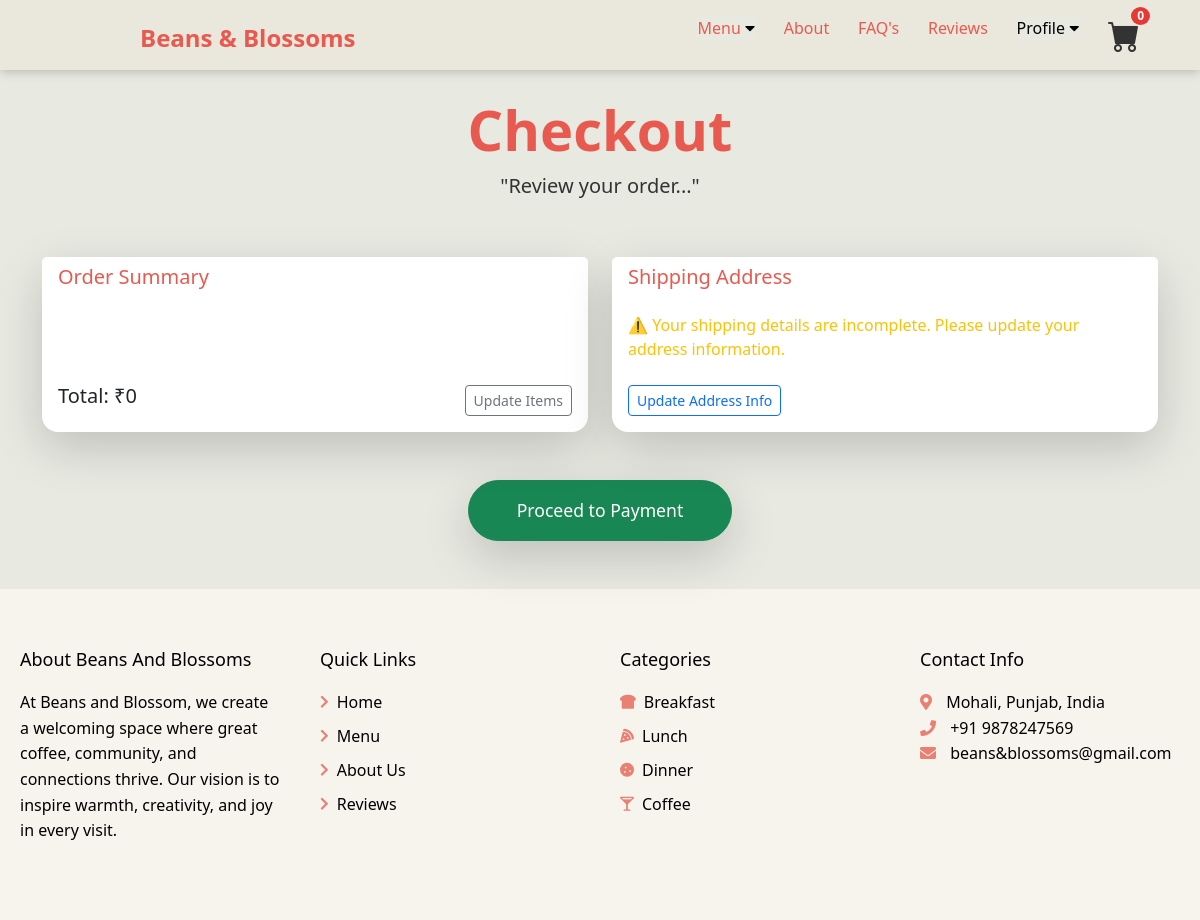
Before: /cart/checkout/ (signed in) with the older database file.
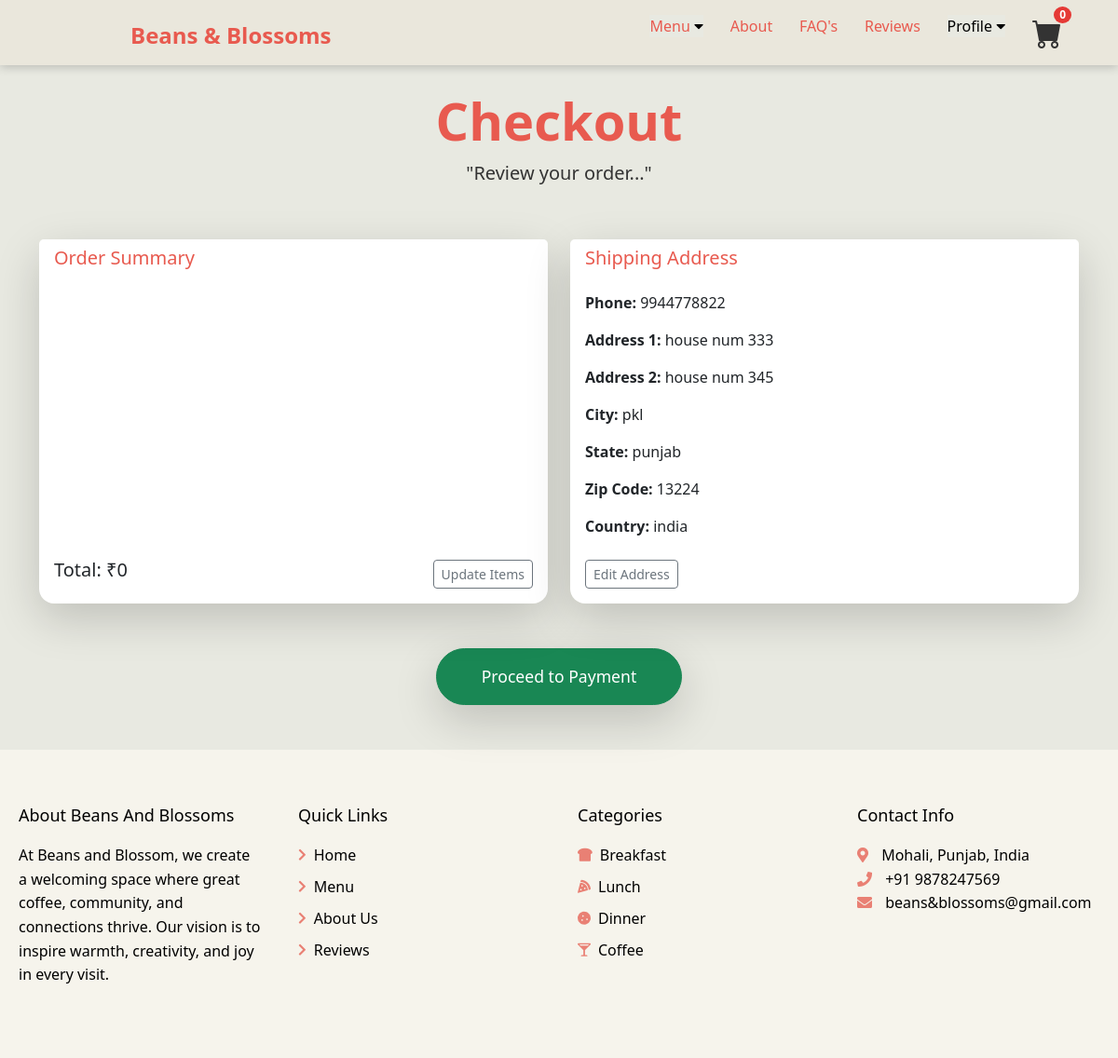
After: the same page with the newer database file.
### main/models.py (models this page shows, shortened)
class Profile(models.Model):
    user=models.OneToOneField(User, on_delete=models.CASCADE)
    date_modified = models.DateTimeField(User, auto_now=True)
    phone = models.CharField(max_length=20, blank=True)
    address1 = models.CharField(max_length=200, blank=True)
    address2 = models.CharField(max_length=200, blank=True)
    city = models.CharField(max_length=200, blank=True)
    state = models.CharField(max_length=200, blank=True)
    zipcode = models.CharField(max_length=200, blank=True)
    country = models.CharField(max_length=200, blank=True)
    old_cart = models.TextField(blank=True, null=True, default='{}')

### cart/views.py (the view)
# urls.py: path('checkout/', views.checkout, name = "checkout"),
def checkout(request):
    if not request.user.is_authenticated:
        messages.info(request, "You need to register or log in before proceeding to checkout.")
        return redirect('/?show_register_modal=true')  # Passing a query param to trigger the modal
    cart = Cart(request)
    cart_products = cart.get_prods
    quantities = cart.get_quants
    totals = cart.cart_total()
    profile = None
    if request.user.is_authenticated:
        try:
            profile = Profile.objects.get(user=request.user)
        except Profile.DoesNotExist:
            profile = None
    return render(request, "checkout.html", {
        "cart_products": cart_products,
        "quantities": quantities,
        "totals": totals,
        "profile": profile,  # Pass profile to template
    })

### cart/cart.py (called while the page is built, shortened)
    def cart_total(self):
        product_ids = self.cart.keys()
        products = Product.objects.filter(id__in = product_ids)
        quantities = self.cart
        total=0
        return total

    def get_prods(self):
        product_ids = self.cart.keys()
        products = Product.objects.filter(id__in=product_ids)
        return products

### cart/context_processors.py (called while the page is built)
def cart(request):
    return {'cart': Cart(request)}

### cart/templates/checkout.html (shortened to what this page needs)
{% extends 'base.html' %}
{% load static %}
{% block content %}
<header class="py-5">
    <div class="container px-4 px-lg-5 my-5">
        <div class="text-center">
            <h1 class="display-4 fw-bolder" style="color: #E85A4F;">Checkout</h1>
            <p class="lead fw-normal mb-0" style="color: #333;">"Review your order..."</p>
        </div>
    </div>
</header>
<div class="container mb-5" style="margin-top: -40px;">
    <div class="row d-flex align-items-stretch">
        <div class="col-md-6 mb-4 d-flex">
            <div class="card shadow-lg rounded-4 border-0 w-100 h-100">
                <div class="card-header bg-white border-bottom-0 rounded-top-4">
                    <h5 class="mb-0" style="color: #E85A4F;">Order Summary</h5>
                </div>
                <div class="card-body d-flex flex-column justify-content-between">
                    <div class="d-flex justify-content-between align-items-center mt-3">
                        <h5 class="text-end">Total: ₹{{ totals }}</h5>
                        <a href="{% url 'cart_summary' %}" class="btn btn-outline-secondary btn-sm">Update Items</a>
                    </div>
                </div>
            </div>
        </div>
        <div class="col-md-6 mb-4 d-flex">
            <div class="card shadow-lg rounded-4 border-0 w-100 h-100">
                <div class="card-header bg-white border-bottom-0 rounded-top-4">
                    <h5 class="mb-0" style="color: #E85A4F;">Shipping Address</h5>
                </div>
                <div class="card-body d-flex flex-column justify-content-between">
                    <div>
                        {% if profile.phone and profile.address1 and profile.city and profile.state and profile.zipcode and profile.country %}
                            <p><strong>Phone:</strong> {{ profile.phone }}</p>
                            <p><strong>Address 1:</strong> {{ profile.address1 }}</p>
                            {% if profile.address2 %}
                                <p><strong>Address 2:</strong> {{ profile.address2 }}</p>
                            {% endif %}
                            <p><strong>City:</strong> {{ profile.city }}</p>
                            <p><strong>State:</strong> {{ profile.state }}</p>
                            <p><strong>Zip Code:</strong> {{ profile.zipcode }}</p>
                            <p><strong>Country:</strong> {{ profile.country }}</p>
                        {% else %}
                            <p class="text-warning">⚠️ Your shipping details are incomplete. Please update your address information.</p>
                        {% endif %}
                    </div>
                    <div>
                        {% if profile.phone and profile.address1 %}
                            <a href="#" data-bs-toggle="modal" data-bs-target="#userInfoModal" class="btn btn-outline-secondary btn-sm mt-2">Edit Address</a>
                        {% else %}
                            <a href="#" data-bs-toggle="modal" data-bs-target="#userInfoModal" class="btn btn-outline-primary btn-sm mt-2">Update Address Info</a>
                        {% endif %}
                    </div>
                </div>
            </div>
        </div>
    </div>
    <div class="text-center mt-4">
        <a href="#" class="btn btn-success px-5 py-3 rounded-pill shadow-lg"
           style="font-size: 1.1rem; transition: transform 0.2s ease-in-out;">
            Proceed to Payment
        </a>
    </div>
</div>
{% endblock %}

Changed rows visible on the page:
now on this page (row edited): Profile: phone "9944778822", address1 "house num 333", address2 "house num 345", city "pkl", state "punjab", zipcode "13224", country "india"
changed Profile: phone "9878328249" → "9944778822" (drawn)
Other visible differences:
text no longer shown: "⚠️ Your shipping details are incomplete. Please update your address information. Update Address Info"
text now shown: "Phone: Address 1: Address 2: City: State: Zip Code: Country: Edit Address"
